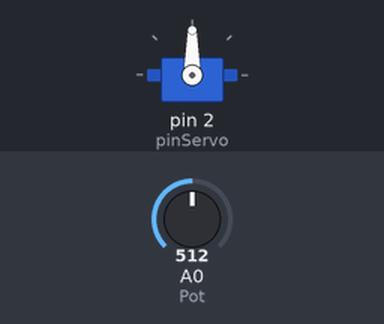
A sketch run on a simulated Arduino Uno, built with avr-gcc and run on an emulated ATmega328P. Shown: servo. Inputs (shaded band) come from the test bench; at power-on: A0 (Pot) = 512.

Above: at 1.2 s.
1.3 s: A0 (Pot) set to 660
At 2.5 s:
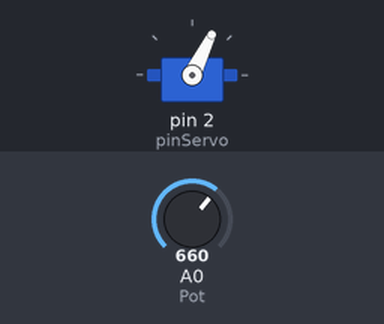
2.8 s: A0 (Pot) set to 716
At 3.6 s:
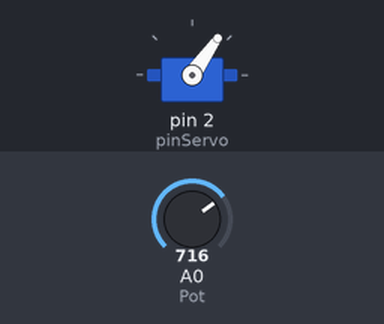
4.3 s: A0 (Pot) set to 900
At 4.7 s:
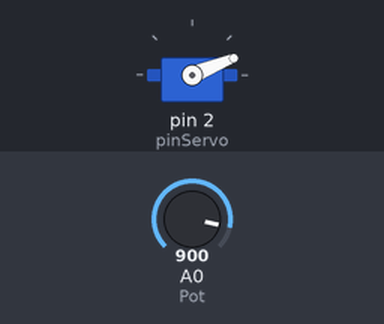
5.8 s: A0 (Pot) set to 1023
At 6.9 s:
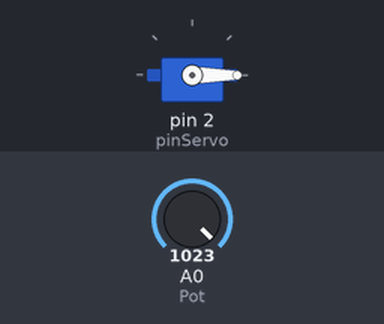
7.3 s: A0 (Pot) set to 306
At 7.9 s:
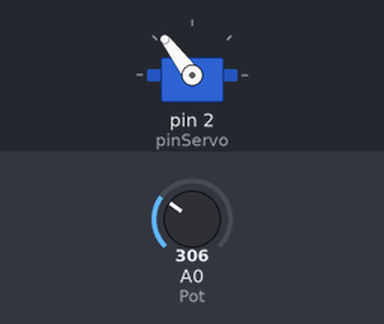
Timing chart, 0 to 9.8 s (numbered marks = the images above; inputs shaded):
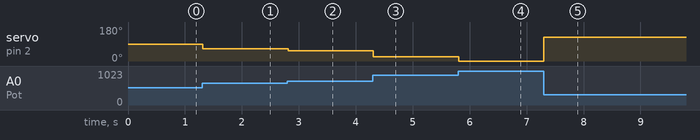

Measured:
- after the input at 1.3 s, servo on pin 2 (pinServo): 90° → 64° at once
- after the input at 2.8 s, servo on pin 2 (pinServo): 64° → 55° at once
- after the input at 4.3 s, servo on pin 2 (pinServo): 55° → 22° at once
- after the input at 5.8 s, servo on pin 2 (pinServo): 22° → 0° at once
- after the input at 7.3 s, servo on pin 2 (pinServo): 0° → 127° at once

The sketch:

Servomotor.ino
```cpp
#include <Servo.h>
Servo Tower;
const int Pot = 0;
const int pinServo = 2 ;
const int pulsoMin = 650;  // pulso en us para giro
const int pulsoMax = 2550;  // us giro maximo
int valor;
int angulo;


void setup() {
Tower.attach ( pinServo , pulsoMin, pulsoMax);
}

void loop() {
valor = analogRead (Pot);
angulo= map(valor, 0, 1023, 180, 0);  // se convierten los valores
// si el servo gira antihorario se invierten los ultimos dos valores de map
Tower.write (angulo);
delay(20);      // permite llegar al angulo
}
```
